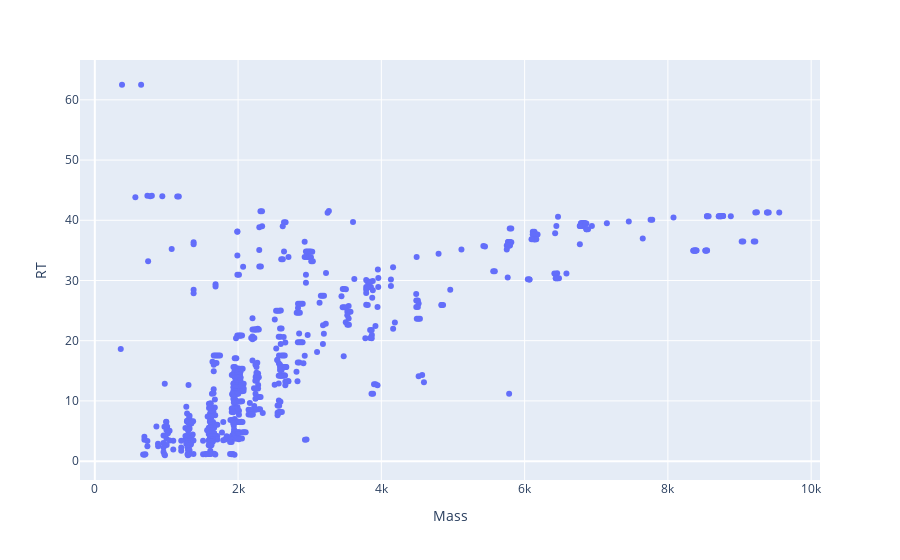
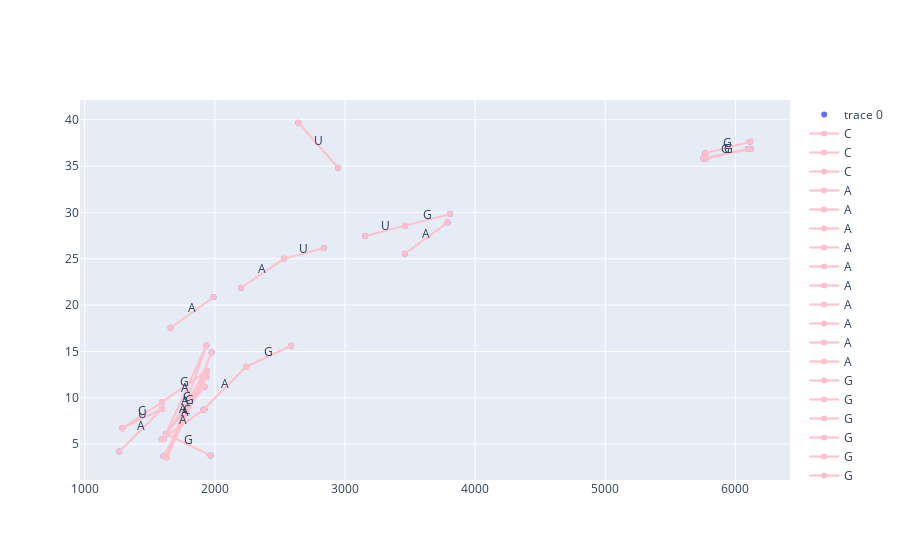

The cell these charts' notebook holds for them, in order:
### Code cell
df_top_na = df_shift_na_l.sort_values('Vol', ascending=False).iloc[:100]
plotly_zone(df_shift_na_l)
print(df_shift_na_l.shape)
bcr = base_calling_random(df_top_na, base_only=True)
plotly_basecalling(*bcr)

### Figure 1 — Plotly figure (JSON) as saved in the notebook; plotly's stock layout.template omitted (floating-point values rounded to 4 significant figures; data arrays with more than 128 entries replaced by an {"elided": "..."} marker saying what was removed)
{"data": [{"hovertemplate": "Mass=%{x}<br>RT=%{y}<extra></extra>", "legendgroup": "", "marker": {"color": "#636efa", "symbol": "circle"}, "mode": "markers", "name": "", "orientation": "v", "showlegend": false, "type": "scatter", "x": {"elided": "733 float values"}, "xaxis": "x", "y": {"elided": "733 float values"}, "yaxis": "y"}], "layout": {"legend": {"tracegroupgap": 0}, "margin": {"t": 60}, "xaxis": {"anchor": "y", "domain": [0, 1], "title": {"text": "Mass"}}, "yaxis": {"anchor": "x", "domain": [0, 1], "title": {"text": "RT"}}}}

### Figure 2 — Plotly figure (JSON) as saved in the notebook; plotly's stock layout.template omitted (floating-point values rounded to 4 significant figures)
{"data": [{"mode": "markers", "type": "scatter", "x": [2641.0, 6114.0, 6118.0, 6096.0, 5769.0, 5773.0, 5751.0, 2947.0, 3807.0, 3789.0, 3461.0, 3155.0, 2836.0, 3459.0, 2530.0, 2201.0, 1989.0, 1660.0, 1935.0, 2585.0, 1975.0, 2240.0, 1938.0, 1935.0, 1934.0, 1920.0, 1593.0, 1594.0, 1920.0, 1911.0, 1288.0, 1622.0, 1606.0, 1591.0, 1265.0, 1967.0, 1605.0, 1630.0], "y": [39.67, 37.62, 36.85, 36.85, 36.38, 35.81, 35.81, 34.82, 29.82, 28.9, 28.57, 27.45, 26.15, 25.54, 24.99, 21.87, 20.86, 17.55, 15.65, 15.61, 14.88, 13.35, 12.89, 12.85, 12.25, 11.19, 9.534, 8.819, 8.774, 8.712, 6.702, 6.101, 5.564, 5.53, 4.195, 3.778, 3.69, 3.586]}, {"line": {"color": "pink"}, "mode": "lines+markers", "name": "C", "type": "scatter", "x": [1935.0, 1630.0], "y": [15.65, 3.586]}, {"line": {"color": "pink"}, "mode": "lines+markers", "name": "C", "type": "scatter", "x": [1935.0, 1630.0], "y": [12.85, 3.586]}, {"line": {"color": "pink"}, "mode": "lines+markers", "name": "C", "type": "scatter", "x": [1593.0, 1288.0], "y": [9.534, 6.702]}, {"line": {"color": "pink"}, "mode": "lines+markers", "name": "A", "type": "scatter", "x": [3789.0, 3459.0], "y": [28.9, 25.54]}, {"line": {"color": "pink"}, "mode": "lines+markers", "name": "A", "type": "scatter", "x": [2530.0, 2201.0], "y": [24.99, 21.87]}, {"line": {"color": "pink"}, "mode": "lines+markers", "name": "A", "type": "scatter", "x": [1989.0, 1660.0], "y": [20.86, 17.55]}, {"line": {"color": "pink"}, "mode": "lines+markers", "name": "A", "type": "scatter", "x": [1935.0, 1606.0], "y": [15.65, 5.564]}, {"line": {"color": "pink"}, "mode": "lines+markers", "name": "A", "type": "scatter", "x": [2240.0, 1911.0], "y": [13.35, 8.712]}, {"line": {"color": "pink"}, "mode": "lines+markers", "name": "A", "type": "scatter", "x": [1935.0, 1606.0], "y": [12.85, 5.564]}, {"line": {"color": "pink"}, "mode": "lines+markers", "name": "A", "type": "scatter", "x": [1934.0, 1605.0], "y": [12.25, 3.69]}, {"line": {"color": "pink"}, "mode": "lines+markers", "name": "A", "type": "scatter", "x": [1920.0, 1591.0], "y": [11.19, 5.53]}, {"line": {"color": "pink"}, "mode": "lines+markers", "name": "A", "type": "scatter", "x": [1594.0, 1265.0], "y": [8.819, 4.195]}, {"line": {"color": "pink"}, "mode": "lines+markers", "name": "A", "type": "scatter", "x": [1920.0, 1591.0], "y": [8.774, 5.53]}, {"line": {"color": "pink"}, "mode": "lines+markers", "name": "G", "type": "scatter", "x": [6114.0, 5769.0], "y": [37.62, 36.38]}, {"line": {"color": "pink"}, "mode": "lines+markers", "name": "G", "type": "scatter", "x": [6118.0, 5773.0], "y": [36.85, 35.81]}, {"line": {"color": "pink"}, "mode": "lines+markers", "name": "G", "type": "scatter", "x": [6096.0, 5751.0], "y": [36.85, 35.81]}, {"line": {"color": "pink"}, "mode": "lines+markers", "name": "G", "type": "scatter", "x": [3807.0, 3461.0], "y": [29.82, 28.57]}, {"line": {"color": "pink"}, "mode": "lines+markers", "name": "G", "type": "scatter", "x": [2585.0, 2240.0], "y": [15.61, 13.35]}, {"line": {"color": "pink"}, "mode": "lines+markers", "name": "G", "type": "scatter", "x": [1975.0, 1630.0], "y": [14.88, 3.586]}, {"line": {"color": "pink"}, "mode": "lines+markers", "name": "G", "type": "scatter", "x": [1938.0, 1593.0], "y": [12.89, 9.534]}, {"line": {"color": "pink"}, "mode": "lines+markers", "name": "G", "type": "scatter", "x": [1622.0, 1967.0], "y": [6.101, 3.778]}, {"line": {"color": "pink"}, "mode": "lines+markers", "name": "U", "type": "scatter", "x": [2641.0, 2947.0], "y": [39.67, 34.82]}, {"line": {"color": "pink"}, "mode": "lines+markers", "name": "U", "type": "scatter", "x": [3461.0, 3155.0], "y": [28.57, 27.45]}, {"line": {"color": "pink"}, "mode": "lines+markers", "name": "U", "type": "scatter", "x": [2836.0, 2530.0], "y": [26.15, 24.99]}, {"line": {"color": "pink"}, "mode": "lines+markers", "name": "U", "type": "scatter", "x": [1594.0, 1288.0], "y": [8.819, 6.702]}], "layout": {"annotations": [{"arrowhead": 1, "showarrow": false, "text": "C", "x": 1783.0, "y": 9.616, "yshift": 5}, {"arrowhead": 1, "showarrow": false, "text": "C", "x": 1783.0, "y": 8.219, "yshift": 5}, {"arrowhead": 1, "showarrow": false, "text": "C", "x": 1441.0, "y": 8.118, "yshift": 5}, {"arrowhead": 1, "showarrow": false, "text": "A", "x": 3624.0, "y": 27.22, "yshift": 5}, {"arrowhead": 1, "showarrow": false, "text": "A", "x": 2366.0, "y": 23.43, "yshift": 5}, {"arrowhead": 1, "showarrow": false, "text": "A", "x": 1825.0, "y": 19.21, "yshift": 5}, {"arrowhead": 1, "showarrow": false, "text": "A", "x": 1771.0, "y": 10.61, "yshift": 5}, {"arrowhead": 1, "showarrow": false, "text": "A", "x": 2076.0, "y": 11.03, "yshift": 5}, {"arrowhead": 1, "showarrow": false, "text": "A", "x": 1771.0, "y": 9.208, "yshift": 5}, {"arrowhead": 1, "showarrow": false, "text": "A", "x": 1770.0, "y": 7.971, "yshift": 5}, {"arrowhead": 1, "showarrow": false, "text": "A", "x": 1756.0, "y": 8.358, "yshift": 5}, {"arrowhead": 1, "showarrow": false, "text": "A", "x": 1430.0, "y": 6.507, "yshift": 5}, {"arrowhead": 1, "showarrow": false, "text": "A", "x": 1756.0, "y": 7.152, "yshift": 5}, {"arrowhead": 1, "showarrow": false, "text": "G", "x": 5941.0, "y": 37.0, "yshift": 5}, {"arrowhead": 1, "showarrow": false, "text": "G", "x": 5945.0, "y": 36.33, "yshift": 5}, {"arrowhead": 1, "showarrow": false, "text": "G", "x": 5923.0, "y": 36.33, "yshift": 5}, {"arrowhead": 1, "showarrow": false, "text": "G", "x": 3634.0, "y": 29.19, "yshift": 5}, {"arrowhead": 1, "showarrow": false, "text": "G", "x": 2413.0, "y": 14.48, "yshift": 5}, {"arrowhead": 1, "showarrow": false, "text": "G", "x": 1803.0, "y": 9.232, "yshift": 5}, {"arrowhead": 1, "showarrow": false, "text": "G", "x": 1766.0, "y": 11.21, "yshift": 5}, {"arrowhead": 1, "showarrow": false, "text": "G", "x": 1795.0, "y": 4.939, "yshift": 5}, {"arrowhead": 1, "showarrow": false, "text": "U", "x": 2794.0, "y": 37.24, "yshift": 5}, {"arrowhead": 1, "showarrow": false, "text": "U", "x": 3308.0, "y": 28.01, "yshift": 5}, {"arrowhead": 1, "showarrow": false, "text": "U", "x": 2683.0, "y": 25.57, "yshift": 5}, {"arrowhead": 1, "showarrow": false, "text": "U", "x": 1441.0, "y": 7.761, "yshift": 5}]}}
